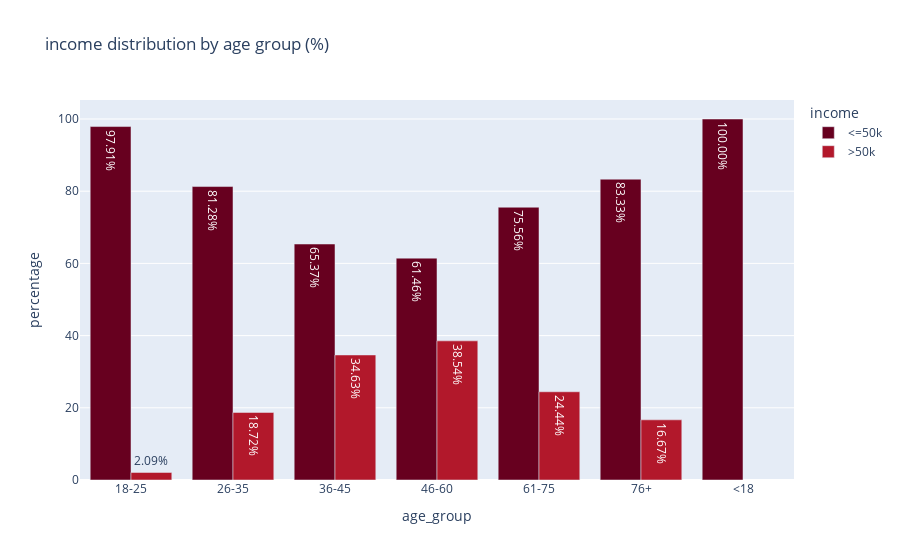
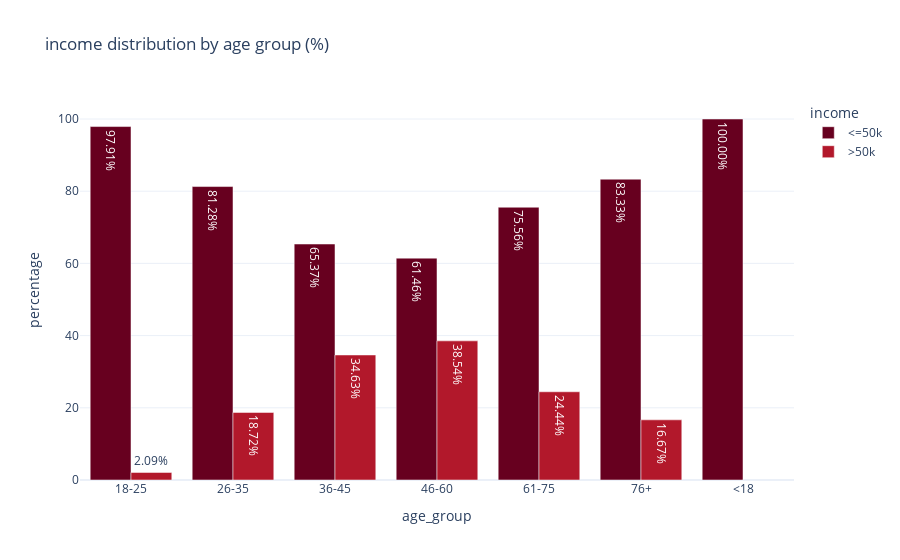
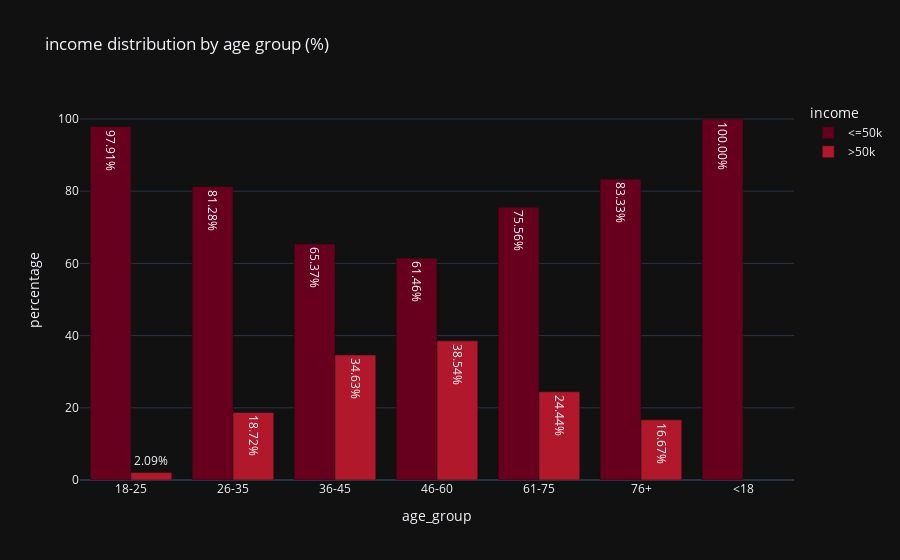
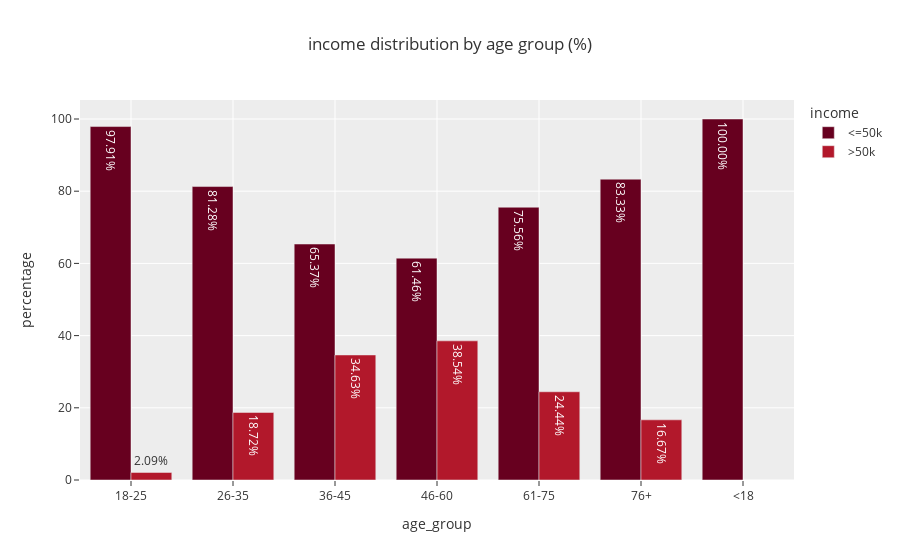

Here is the notebook cell these charts were saved with, in order:
### Code cell
themes= ["plotly","plotly_white","plotly_dark","ggplot2","seaborn","simple_white","presentation","xgridoff","gridon","none"]
for theme in themes: 
    fig.update_layout(template=theme) 
    fig.show()

### Figure 1 — Plotly figure (JSON) as saved in the notebook; plotly's stock layout.template omitted (floating-point values rounded to 4 significant figures)
{"data": [{"alignmentgroup": "True", "hovertemplate": "income=<=50k<br>age_group=%{x}<br>percentage=%{text}<extra></extra>", "legendgroup": "<=50k", "marker": {"color": "rgb(103,0,31)", "pattern": {"shape": ""}}, "name": "<=50k", "offsetgroup": "<=50k", "orientation": "v", "showlegend": true, "text": [97.91, 81.28, 65.37, 61.46, 75.56, 83.33, 100], "textposition": "auto", "texttemplate": "%{text:.2f}%", "type": "bar", "x": ["18-25", "26-35", "36-45", "46-60", "61-75", "76+", "<18"], "xaxis": "x", "y": [97.91, 81.28, 65.37, 61.46, 75.56, 83.33, 100], "yaxis": "y"}, {"alignmentgroup": "True", "hovertemplate": "income=>50k<br>age_group=%{x}<br>percentage=%{text}<extra></extra>", "legendgroup": ">50k", "marker": {"color": "rgb(178,24,43)", "pattern": {"shape": ""}}, "name": ">50k", "offsetgroup": ">50k", "orientation": "v", "showlegend": true, "text": [2.093, 18.72, 34.63, 38.54, 24.44, 16.67], "textposition": "auto", "texttemplate": "%{text:.2f}%", "type": "bar", "x": ["18-25", "26-35", "36-45", "46-60", "61-75", "76+"], "xaxis": "x", "y": [2.093, 18.72, 34.63, 38.54, 24.44, 16.67], "yaxis": "y"}], "layout": {"autosize": true, "barmode": "group", "legend": {"title": {"text": "income"}, "tracegroupgap": 0}, "title": {"text": "income distribution by age group (%)"}, "xaxis": {"anchor": "y", "autorange": true, "domain": [0, 1], "range": [-0.5, 6.5], "title": {"text": "age_group"}, "type": "category"}, "yaxis": {"anchor": "x", "autorange": true, "domain": [0, 1], "range": [0, 105.3], "title": {"text": "percentage"}, "type": "linear"}}}

### Figure 2 — Plotly figure (JSON) as saved in the notebook; plotly's stock layout.template omitted (floating-point values rounded to 4 significant figures)
{"data": [{"alignmentgroup": "True", "hovertemplate": "income=<=50k<br>age_group=%{x}<br>percentage=%{text}<extra></extra>", "legendgroup": "<=50k", "marker": {"color": "rgb(103,0,31)", "pattern": {"shape": ""}}, "name": "<=50k", "offsetgroup": "<=50k", "orientation": "v", "showlegend": true, "text": [97.91, 81.28, 65.37, 61.46, 75.56, 83.33, 100], "textposition": "auto", "texttemplate": "%{text:.2f}%", "type": "bar", "x": ["18-25", "26-35", "36-45", "46-60", "61-75", "76+", "<18"], "xaxis": "x", "y": [97.91, 81.28, 65.37, 61.46, 75.56, 83.33, 100], "yaxis": "y"}, {"alignmentgroup": "True", "hovertemplate": "income=>50k<br>age_group=%{x}<br>percentage=%{text}<extra></extra>", "legendgroup": ">50k", "marker": {"color": "rgb(178,24,43)", "pattern": {"shape": ""}}, "name": ">50k", "offsetgroup": ">50k", "orientation": "v", "showlegend": true, "text": [2.093, 18.72, 34.63, 38.54, 24.44, 16.67], "textposition": "auto", "texttemplate": "%{text:.2f}%", "type": "bar", "x": ["18-25", "26-35", "36-45", "46-60", "61-75", "76+"], "xaxis": "x", "y": [2.093, 18.72, 34.63, 38.54, 24.44, 16.67], "yaxis": "y"}], "layout": {"autosize": true, "barmode": "group", "legend": {"title": {"text": "income"}, "tracegroupgap": 0}, "title": {"text": "income distribution by age group (%)"}, "xaxis": {"anchor": "y", "autorange": true, "domain": [0, 1], "range": [-0.5, 6.5], "title": {"text": "age_group"}, "type": "category"}, "yaxis": {"anchor": "x", "autorange": true, "domain": [0, 1], "range": [0, 105.3], "title": {"text": "percentage"}, "type": "linear"}}}

### Figure 3 — Plotly figure (JSON) as saved in the notebook; plotly's stock layout.template omitted (floating-point values rounded to 4 significant figures)
{"data": [{"alignmentgroup": "True", "hovertemplate": "income=<=50k<br>age_group=%{x}<br>percentage=%{text}<extra></extra>", "legendgroup": "<=50k", "marker": {"color": "rgb(103,0,31)", "pattern": {"shape": ""}}, "name": "<=50k", "offsetgroup": "<=50k", "orientation": "v", "showlegend": true, "text": [97.91, 81.28, 65.37, 61.46, 75.56, 83.33, 100], "textposition": "auto", "texttemplate": "%{text:.2f}%", "type": "bar", "x": ["18-25", "26-35", "36-45", "46-60", "61-75", "76+", "<18"], "xaxis": "x", "y": [97.91, 81.28, 65.37, 61.46, 75.56, 83.33, 100], "yaxis": "y"}, {"alignmentgroup": "True", "hovertemplate": "income=>50k<br>age_group=%{x}<br>percentage=%{text}<extra></extra>", "legendgroup": ">50k", "marker": {"color": "rgb(178,24,43)", "pattern": {"shape": ""}}, "name": ">50k", "offsetgroup": ">50k", "orientation": "v", "showlegend": true, "text": [2.093, 18.72, 34.63, 38.54, 24.44, 16.67], "textposition": "auto", "texttemplate": "%{text:.2f}%", "type": "bar", "x": ["18-25", "26-35", "36-45", "46-60", "61-75", "76+"], "xaxis": "x", "y": [2.093, 18.72, 34.63, 38.54, 24.44, 16.67], "yaxis": "y"}], "layout": {"autosize": true, "barmode": "group", "legend": {"title": {"text": "income"}, "tracegroupgap": 0}, "title": {"text": "income distribution by age group (%)"}, "xaxis": {"anchor": "y", "autorange": true, "domain": [0, 1], "range": [-0.5, 6.5], "title": {"text": "age_group"}, "type": "category"}, "yaxis": {"anchor": "x", "autorange": true, "domain": [0, 1], "range": [0, 105.3], "title": {"text": "percentage"}, "type": "linear"}}}

### Figure 4 — Plotly figure (JSON) as saved in the notebook; plotly's stock layout.template omitted (floating-point values rounded to 4 significant figures)
{"data": [{"alignmentgroup": "True", "hovertemplate": "income=<=50k<br>age_group=%{x}<br>percentage=%{text}<extra></extra>", "legendgroup": "<=50k", "marker": {"color": "rgb(103,0,31)", "pattern": {"shape": ""}}, "name": "<=50k", "offsetgroup": "<=50k", "orientation": "v", "showlegend": true, "text": [97.91, 81.28, 65.37, 61.46, 75.56, 83.33, 100], "textposition": "auto", "texttemplate": "%{text:.2f}%", "type": "bar", "x": ["18-25", "26-35", "36-45", "46-60", "61-75", "76+", "<18"], "xaxis": "x", "y": [97.91, 81.28, 65.37, 61.46, 75.56, 83.33, 100], "yaxis": "y"}, {"alignmentgroup": "True", "hovertemplate": "income=>50k<br>age_group=%{x}<br>percentage=%{text}<extra></extra>", "legendgroup": ">50k", "marker": {"color": "rgb(178,24,43)", "pattern": {"shape": ""}}, "name": ">50k", "offsetgroup": ">50k", "orientation": "v", "showlegend": true, "text": [2.093, 18.72, 34.63, 38.54, 24.44, 16.67], "textposition": "auto", "texttemplate": "%{text:.2f}%", "type": "bar", "x": ["18-25", "26-35", "36-45", "46-60", "61-75", "76+"], "xaxis": "x", "y": [2.093, 18.72, 34.63, 38.54, 24.44, 16.67], "yaxis": "y"}], "layout": {"autosize": true, "barmode": "group", "legend": {"title": {"text": "income"}, "tracegroupgap": 0}, "title": {"text": "income distribution by age group (%)"}, "xaxis": {"anchor": "y", "autorange": true, "domain": [0, 1], "range": [-0.5, 6.5], "title": {"text": "age_group"}, "type": "category"}, "yaxis": {"anchor": "x", "autorange": true, "domain": [0, 1], "range": [0, 105.3], "title": {"text": "percentage"}, "type": "linear"}}}
